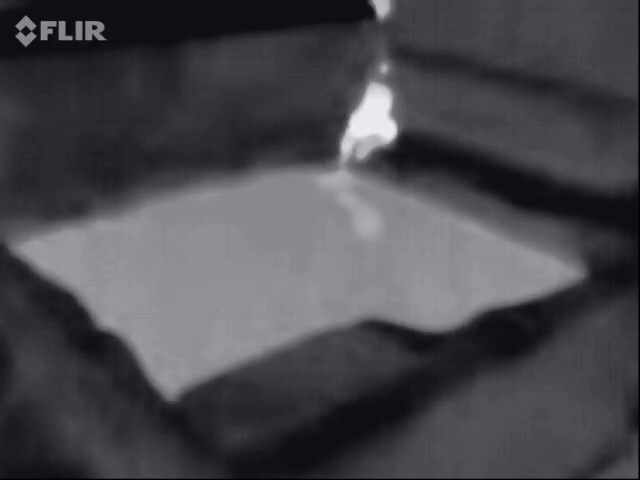
#> input picture frame 8 of videos/20161001.mov, 640 x 480 px, given in place of Nov_19_2.mov, which was not available
$ python kalman_camshift.py
#> lines starting #> are read from the running program, lines starting #| are printed output that depends on the picture; pictures that were not available may be replaced by others from this repository, and a replacement may not be noted
#!/usr/bin/env python

import cv2
import numpy as np
import time
import imutils
import datetime


scaling_factor = 1.0


def frame_diff(prev_frame, cur_frame, next_frame):
    diff_frames1 = cv2.absdiff(next_frame, cur_frame)
    diff_frames2 = cv2.absdiff(cur_frame, prev_frame)
    return cv2.bitwise_and(diff_frames1, diff_frames2)

def get_frame(cap):
    ret, frame = cap.read()
    frame = cv2.resize(frame, None, fx=scaling_factor,
            fy=scaling_factor, interpolation=cv2.INTER_AREA)
    return cv2.applyColorMap(frame, cv2.COLORMAP_JET)


cap = cv2.VideoCapture("videos/Nov_19_2.mov")
ret,frame = cap.read()
#> frame is the input picture: shape (480, 640, 3); mean B, G, R 76.8, 70.8, 73.8

# setup initial location of window
r,h,c,w = 300,200,400,300  # simply hardcoded the values
track_window = (c,r,w,h)

roi = frame[r:r+h, c:c+w]
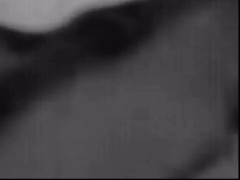
#> roi: shape (180, 240, 3); mean B, G, R 66.5, 60.5, 63.5
hsv_roi =  cv2.cvtColor(frame, cv2.COLOR_BGR2HSV)
#> hsv_roi: shape (480, 640, 3); mean H, S, V 135, 29.4, 76.8
mask = cv2.inRange(hsv_roi, np.array((160., 30.,32.)), np.array((180.,120.,255.)))
#> mask: shape (480, 640); every value is 0
roi_hist = cv2.calcHist([hsv_roi],[0],mask,[180],[0,180])
#> roi_hist = 180 values from 0 to 0
cv2.normalize(roi_hist,roi_hist,0,255,cv2.NORM_MINMAX)
term_crit = ( cv2.TERM_CRITERIA_EPS | cv2.TERM_CRITERIA_COUNT, 10, 1 )

kalman = cv2.KalmanFilter(4,2)
kalman.measurementMatrix = np.array([[1,0,0,0],[0,1,0,0]],np.float32)
kalman.transitionMatrix = np.array([[1,0,1,0],[0,1,0,1],[0,0,1,0],[0,0,0,1]],np.float32)
kalman.processNoiseCov = np.array([[1,0,0,0],[0,1,0,0],[0,0,1,0],[0,0,0,1]],np.float32) * 0.03

measurement = np.array((2,1), np.float32)
prediction = np.zeros((2,1), np.float32)

def center(points):
    x = (points[0][0] + points[1][0] + points[2][0] + points[3][0]) / 4.0
    y = (points[0][1] + points[1][1] + points[2][1] + points[3][1]) / 4.0
    return np.array([np.float32(x), np.float32(y)], np.float32)


while(True):
    ret, frame = cap.read()
    if ret is False:
        break;

    hsv = cv2.cvtColor(frame, cv2.COLOR_BGR2HSV)
#> hsv: shape (480, 640, 3); mean H, S, V 135, 29.4, 77.2
    dst = cv2.calcBackProject([hsv],[0],roi_hist,[0,180],1)

    ret, track_window = cv2.CamShift(dst, track_window, term_crit)
#> ret = ((0, 0), (0, 0), 0); track_window = (390, 290, 250, 190)

    pts = cv2.boxPoints(ret)
#> pts = [[0, 0], [0, 0], [0, 0], [0, 0]]
    pts = np.int0(pts)
    (cx, cy), radius = cv2.minEnclosingCircle(pts)
#> cx = 0; cy = 0; radius = 0.0001
    kalman.correct(center(pts))
#> in center, `x = (points[0][0] + points[1][0] + points[2][0] + points[3][0]) / 4.0`: x = 0
    img2 = cv2.polylines(frame,[pts],True, 255,2)
    prediction = kalman.predict()
#> (the run stopped early here; a loop or call above may not have finished)

$ run again, starting later in the video
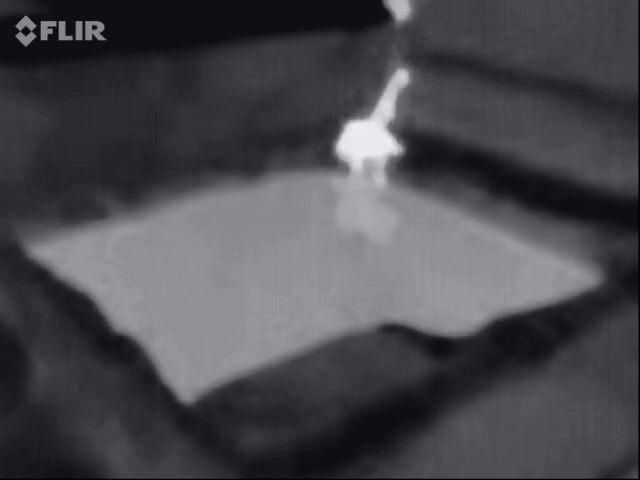
#> input picture frame 39 of videos/20161001.mov, 640 x 480 px, given in place of Nov_19_2.mov, which was not available
#> frame is the input picture: shape (480, 640, 3); mean B, G, R 77.7, 71.7, 74.7
#> `roi = frame[r:r+h, c:c+w]`:
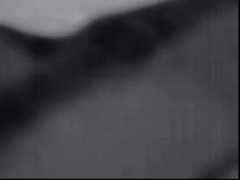
#> roi: shape (180, 240, 3); mean B, G, R 68.2, 62.2, 65.2
#> hsv_roi: shape (480, 640, 3); mean H, S, V 135, 29.3, 77.7
#> mask: shape (480, 640); every value is 0
#> roi_hist = 180 values from 0 to 0
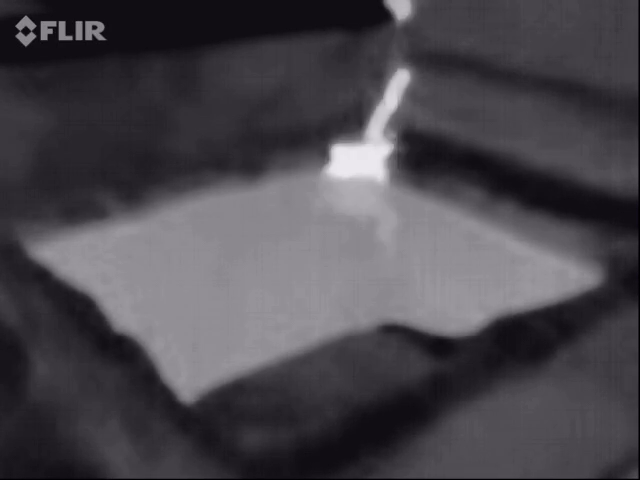
#> input picture frame 40 of videos/20161001.mov, 640 x 480 px, given in place of Nov_19_2.mov, which was not available
#> frame is the input picture: shape (480, 640, 3); mean B, G, R 76.7, 70.7, 73.7
#> hsv: shape (480, 640, 3); mean H, S, V 135, 29.8, 76.7
#> ret = ((0, 0), (0, 0), 0); track_window = (390, 290, 250, 190)
#> pts = [[0, 0], [0, 0], [0, 0], [0, 0]]
#> cx = 0; radius = 0.0001
#> x = 0

$ run again, starting later in the video
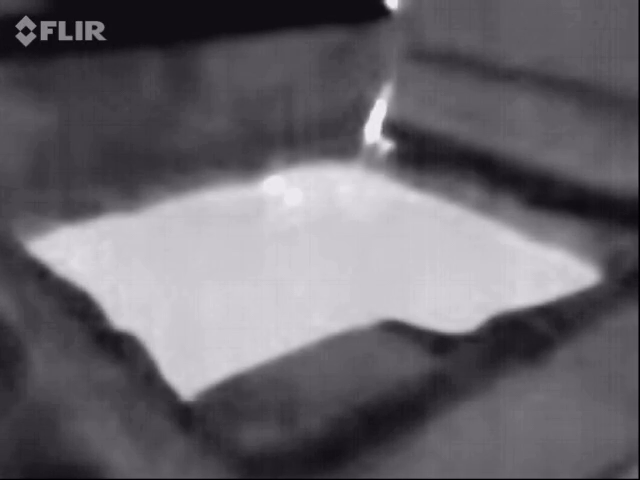
#> input picture frame 70 of videos/20161001.mov, 640 x 480 px, given in place of Nov_19_2.mov, which was not available
#> frame is the input picture: shape (480, 640, 3); mean B, G, R 106.5, 100.5, 103.5
#> `roi = frame[r:r+h, c:c+w]`:
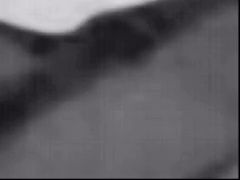
#> roi: shape (180, 240, 3); mean B, G, R 93.1, 87.1, 90.1
#> hsv_roi: shape (480, 640, 3); mean H, S, V 135, 21.7, 106.5
#> mask: shape (480, 640); every value is 0
#> roi_hist = 180 values from 0 to 0
#> hsv: shape (480, 640, 3); mean H, S, V 135, 21.8, 106.4
#> ret = ((0, 0), (0, 0), 0); track_window = (390, 290, 250, 190)
#> pts = [[0, 0], [0, 0], [0, 0], [0, 0]]
#> cx = 0; radius = 0.0001
#> x = 0
